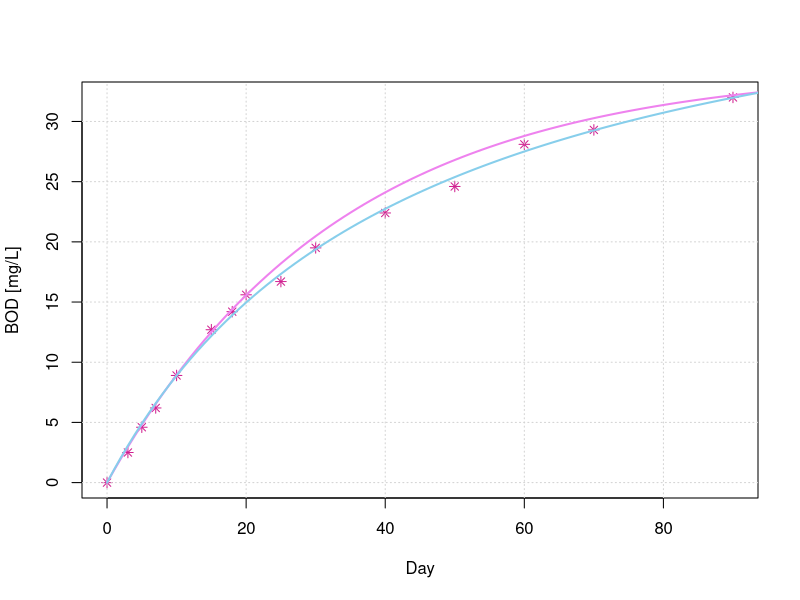

Here is the R script that generated this plot:
# Read in BOD data
BOD <- read.table('BOD_data.txt', header=TRUE)
# BOD IS A DATA FRAME, THIS IS THE NORMAL CLASS TO PUT IN STATYSTICAL DATA.
# Plot the data
plot(BOD$Day,BOD$BOD,xlab='Day',ylab='BOD [mg/L]',pch=8,col='violetred')
grid()
# Creat a time sequence seq(start,stop,step)
t <- seq(0,100,1)
BOD.model <- 34.5*(1-exp(-0.03*t))
# Add the (dense) polygon
lines(t,BOD.model,lwd=2,col='violet')
# This model could be made to fit better. If it is a linear model, can it be put into linear form?
# Such questions may appear in the exam.
# Ans: variables: t -> independent. BOD_t -> dependent.
# parameters: UBOD -> unknown. k ->unknown.
# see notes: fitting this model requires non linear techniques.
# see Lab1.pdf no.1, c for alternative equation, which can be linearized (see notes).
# Solve the overdetermined system using least squares model.

y <- BOD$Day*BOD$BOD
x1 <- BOD$BOD
x2 <- BOD$Day
#linear model lm(dependent variable, tilda, independent variables, seperated by +) -1 means take the intercept away
model <- lm(y ~ x1+x2-1)
print(model)
K <- -coefficients(model)[1]
ubod <- coefficients(model)[2]

BOD.model.lin <- (ubod*t)/(K+t)
lines(t,BOD.model.lin,lwd=2,col='skyblue')



